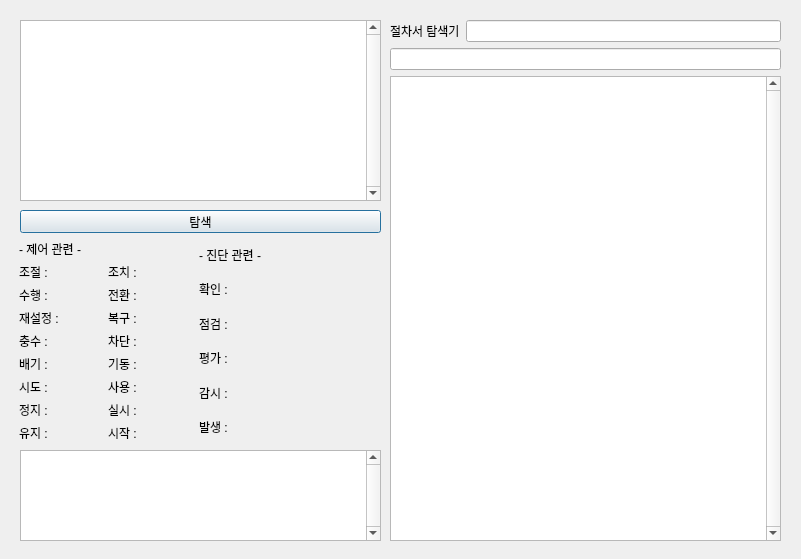
<?xml version="1.0" encoding="UTF-8"?>
<ui version="4.0">
 <class>Dialog</class>
 <widget class="QDialog" name="Dialog">
  <property name="geometry">
   <rect>
    <x>0</x>
    <y>0</y>
    <width>801</width>
    <height>559</height>
   </rect>
  </property>
  <property name="windowTitle">
   <string>Dialog</string>
  </property>
  <widget class="QPushButton" name="cal">
   <property name="geometry">
    <rect>
     <x>20</x>
     <y>210</y>
     <width>361</width>
     <height>23</height>
    </rect>
   </property>
   <property name="text">
    <string>탐색</string>
   </property>
  </widget>
  <widget class="QTextEdit" name="textEdit">
   <property name="geometry">
    <rect>
     <x>20</x>
     <y>20</y>
     <width>361</width>
     <height>181</height>
    </rect>
   </property>
   <property name="verticalScrollBarPolicy">
    <enum>Qt::ScrollBarAlwaysOn</enum>
   </property>
   <property name="sizeAdjustPolicy">
    <enum>QAbstractScrollArea::AdjustIgnored</enum>
   </property>
   <property name="documentTitle">
    <string/>
   </property>
  </widget>
  <widget class="QWidget" name="verticalLayoutWidget_2">
   <property name="geometry">
    <rect>
     <x>199</x>
     <y>240</y>
     <width>181</width>
     <height>201</height>
    </rect>
   </property>
   <layout class="QVBoxLayout" name="verticalLayout_2">
    <item>
     <widget class="QLabel" name="label_2">
      <property name="text">
       <string>- 진단 관련 -</string>
      </property>
     </widget>
    </item>
    <item>
     <widget class="QLabel" name="val_2_1">
      <property name="text">
       <string>확인 :</string>
      </property>
     </widget>
    </item>
    <item>
     <widget class="QLabel" name="val_2_2">
      <property name="text">
       <string>점검 :</string>
      </property>
     </widget>
    </item>
    <item>
     <widget class="QLabel" name="val_2_3">
      <property name="text">
       <string>평가 :</string>
      </property>
     </widget>
    </item>
    <item>
     <widget class="QLabel" name="val_2_4">
      <property name="text">
       <string>감시 :</string>
      </property>
     </widget>
    </item>
    <item>
     <widget class="QLabel" name="val_2_5">
      <property name="text">
       <string>발생 : </string>
      </property>
     </widget>
    </item>
   </layout>
  </widget>
  <widget class="QTextEdit" name="out_pro">
   <property name="geometry">
    <rect>
     <x>20</x>
     <y>450</y>
     <width>361</width>
     <height>91</height>
    </rect>
   </property>
   <property name="verticalScrollBarPolicy">
    <enum>Qt::ScrollBarAlwaysOn</enum>
   </property>
   <property name="readOnly">
    <bool>true</bool>
   </property>
  </widget>
  <widget class="QWidget" name="gridLayoutWidget">
   <property name="geometry">
    <rect>
     <x>19</x>
     <y>240</y>
     <width>171</width>
     <height>201</height>
    </rect>
   </property>
   <layout class="QGridLayout" name="gridLayout">
    <item row="8" column="0">
     <widget class="QLabel" name="val_1_11">
      <property name="text">
       <string>시도 :</string>
      </property>
     </widget>
    </item>
    <item row="10" column="1">
     <widget class="QLabel" name="val_1_16">
      <property name="text">
       <string>시작 :</string>
      </property>
     </widget>
    </item>
    <item row="3" column="1">
     <widget class="QLabel" name="val_1_2">
      <property name="text">
       <string>조치 : </string>
      </property>
     </widget>
    </item>
    <item row="8" column="1">
     <widget class="QLabel" name="val_1_12">
      <property name="text">
       <string>사용 :</string>
      </property>
     </widget>
    </item>
    <item row="9" column="0">
     <widget class="QLabel" name="val_1_13">
      <property name="text">
       <string>정지 :</string>
      </property>
     </widget>
    </item>
    <item row="9" column="1">
     <widget class="QLabel" name="val_1_14">
      <property name="text">
       <string>실시 : </string>
      </property>
     </widget>
    </item>
    <item row="10" column="0">
     <widget class="QLabel" name="val_1_15">
      <property name="text">
       <string>유지 :</string>
      </property>
     </widget>
    </item>
    <item row="6" column="1">
     <widget class="QLabel" name="val_1_8">
      <property name="text">
       <string>차단 : </string>
      </property>
     </widget>
    </item>
    <item row="5" column="1">
     <widget class="QLabel" name="val_1_6">
      <property name="text">
       <string>복구 :</string>
      </property>
     </widget>
    </item>
    <item row="3" column="0">
     <widget class="QLabel" name="val_1_1">
      <property name="text">
       <string>조절 : </string>
      </property>
     </widget>
    </item>
    <item row="7" column="1">
     <widget class="QLabel" name="val_1_10">
      <property name="text">
       <string>기동 : </string>
      </property>
     </widget>
    </item>
    <item row="6" column="0">
     <widget class="QLabel" name="val_1_7">
      <property name="text">
       <string>충수 :</string>
      </property>
     </widget>
    </item>
    <item row="2" column="0" colspan="2">
     <widget class="QLabel" name="label_4">
      <property name="text">
       <string>- 제어 관련 - </string>
      </property>
     </widget>
    </item>
    <item row="4" column="0">
     <widget class="QLabel" name="val_1_3">
      <property name="text">
       <string>수행 :</string>
      </property>
     </widget>
    </item>
    <item row="5" column="0">
     <widget class="QLabel" name="val_1_5">
      <property name="text">
       <string>재설정 :</string>
      </property>
     </widget>
    </item>
    <item row="7" column="0">
     <widget class="QLabel" name="val_1_9">
      <property name="text">
       <string>배기 :</string>
      </property>
     </widget>
    </item>
    <item row="4" column="1">
     <widget class="QLabel" name="val_1_4">
      <property name="text">
       <string>전환 : </string>
      </property>
     </widget>
    </item>
   </layout>
  </widget>
  <widget class="QWidget" name="gridLayoutWidget_2">
   <property name="geometry">
    <rect>
     <x>390</x>
     <y>20</y>
     <width>391</width>
     <height>521</height>
    </rect>
   </property>
   <layout class="QGridLayout" name="gridLayout_2">
    <item row="3" column="0" colspan="2">
     <widget class="QTextEdit" name="out_list">
      <property name="verticalScrollBarPolicy">
       <enum>Qt::ScrollBarAlwaysOn</enum>
      </property>
      <property name="horizontalScrollBarPolicy">
       <enum>Qt::ScrollBarAlwaysOff</enum>
      </property>
      <property name="sizeAdjustPolicy">
       <enum>QAbstractScrollArea::AdjustToContents</enum>
      </property>
      <property name="readOnly">
       <bool>true</bool>
      </property>
     </widget>
    </item>
    <item row="0" column="0">
     <widget class="QLabel" name="label">
      <property name="text">
       <string>절차서 탐색기</string>
      </property>
     </widget>
    </item>
    <item row="2" column="0" colspan="2">
     <widget class="QLineEdit" name="lineEdit">
      <property name="text">
       <string/>
      </property>
     </widget>
    </item>
    <item row="0" column="1">
     <widget class="QLineEdit" name="lineEdit_2"/>
    </item>
   </layout>
  </widget>
 </widget>
 <resources/>
 <connections/>
</ui>
